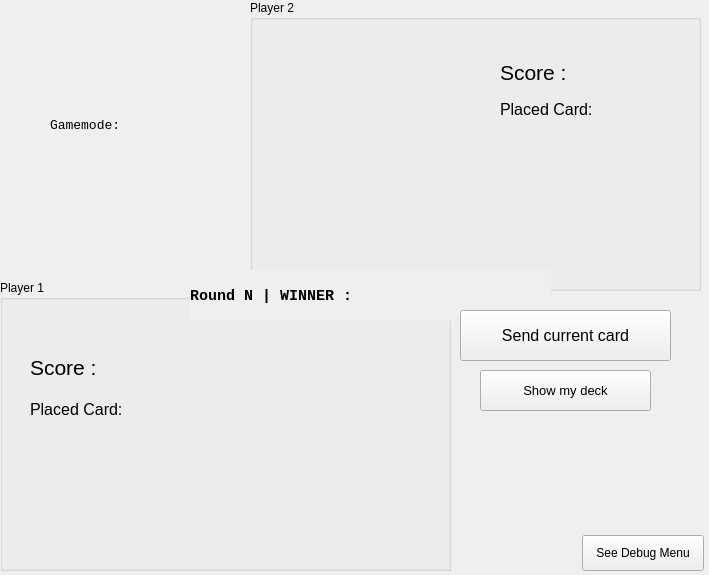
<?xml version="1.0" encoding="UTF-8"?>
<ui version="4.0">
 <class>MainWindow</class>
 <widget class="QMainWindow" name="MainWindow">
  <property name="geometry">
   <rect>
    <x>0</x>
    <y>0</y>
    <width>709</width>
    <height>575</height>
   </rect>
  </property>
  <property name="windowTitle">
   <string>MainWindow</string>
  </property>
  <widget class="QWidget" name="centralwidget">
   <widget class="QGroupBox" name="P1">
    <property name="geometry">
     <rect>
      <x>0</x>
      <y>280</y>
      <width>451</width>
      <height>291</height>
     </rect>
    </property>
    <property name="autoFillBackground">
     <bool>true</bool>
    </property>
    <property name="title">
     <string>Player 1</string>
    </property>
    <property name="flat">
     <bool>false</bool>
    </property>
    <widget class="QLabel" name="placedCardP1_QLabel">
     <property name="geometry">
      <rect>
       <x>30</x>
       <y>120</y>
       <width>121</width>
       <height>16</height>
      </rect>
     </property>
     <property name="font">
      <font>
       <family>Arial</family>
       <pointsize>12</pointsize>
       <weight>50</weight>
       <bold>false</bold>
      </font>
     </property>
     <property name="text">
      <string>Placed Card:</string>
     </property>
     <property name="alignment">
      <set>Qt::AlignLeading|Qt::AlignLeft|Qt::AlignTop</set>
     </property>
     <property name="wordWrap">
      <bool>true</bool>
     </property>
    </widget>
    <widget class="QLabel" name="victoryCountP1_QLabel">
     <property name="geometry">
      <rect>
       <x>30</x>
       <y>65</y>
       <width>170</width>
       <height>45</height>
      </rect>
     </property>
     <property name="font">
      <font>
       <family>Arial</family>
       <pointsize>16</pointsize>
       <weight>50</weight>
       <bold>false</bold>
       <kerning>true</kerning>
      </font>
     </property>
     <property name="text">
      <string>Score : </string>
     </property>
     <property name="alignment">
      <set>Qt::AlignLeading|Qt::AlignLeft|Qt::AlignVCenter</set>
     </property>
     <property name="wordWrap">
      <bool>false</bool>
     </property>
    </widget>
    <widget class="QLabel" name="currentCardDisplayP1_QLabel">
     <property name="geometry">
      <rect>
       <x>280</x>
       <y>50</y>
       <width>161</width>
       <height>221</height>
      </rect>
     </property>
     <property name="text">
      <string/>
     </property>
     <property name="pixmap">
      <pixmap>../../../Resources/data/54.png</pixmap>
     </property>
     <property name="scaledContents">
      <bool>true</bool>
     </property>
     <property name="alignment">
      <set>Qt::AlignCenter</set>
     </property>
     <property name="wordWrap">
      <bool>false</bool>
     </property>
     <property name="margin">
      <number>20</number>
     </property>
     <property name="indent">
      <number>1</number>
     </property>
    </widget>
    <widget class="QLabel" name="currentCardNameP1_QLabel">
     <property name="geometry">
      <rect>
       <x>30</x>
       <y>140</y>
       <width>161</width>
       <height>31</height>
      </rect>
     </property>
     <property name="font">
      <font>
       <family>Arial</family>
       <pointsize>12</pointsize>
       <weight>50</weight>
       <bold>false</bold>
      </font>
     </property>
     <property name="text">
      <string/>
     </property>
     <property name="alignment">
      <set>Qt::AlignLeading|Qt::AlignLeft|Qt::AlignTop</set>
     </property>
     <property name="wordWrap">
      <bool>true</bool>
     </property>
    </widget>
   </widget>
   <widget class="QGroupBox" name="P2">
    <property name="geometry">
     <rect>
      <x>250</x>
      <y>0</y>
      <width>451</width>
      <height>291</height>
     </rect>
    </property>
    <property name="autoFillBackground">
     <bool>true</bool>
    </property>
    <property name="title">
     <string>Player 2</string>
    </property>
    <widget class="QLabel" name="victoryCountP2_QLabel">
     <property name="geometry">
      <rect>
       <x>250</x>
       <y>50</y>
       <width>170</width>
       <height>45</height>
      </rect>
     </property>
     <property name="font">
      <font>
       <family>Arial</family>
       <pointsize>16</pointsize>
       <weight>50</weight>
       <bold>false</bold>
      </font>
     </property>
     <property name="text">
      <string>Score : </string>
     </property>
     <property name="alignment">
      <set>Qt::AlignLeading|Qt::AlignLeft|Qt::AlignVCenter</set>
     </property>
     <property name="wordWrap">
      <bool>true</bool>
     </property>
    </widget>
    <widget class="QLabel" name="currentCardNameP2_QLabel">
     <property name="geometry">
      <rect>
       <x>250</x>
       <y>120</y>
       <width>141</width>
       <height>31</height>
      </rect>
     </property>
     <property name="font">
      <font>
       <family>Arial</family>
       <pointsize>12</pointsize>
       <weight>50</weight>
       <bold>false</bold>
      </font>
     </property>
     <property name="text">
      <string/>
     </property>
     <property name="alignment">
      <set>Qt::AlignLeading|Qt::AlignLeft|Qt::AlignTop</set>
     </property>
     <property name="wordWrap">
      <bool>true</bool>
     </property>
    </widget>
    <widget class="QLabel" name="placedCardP2_QLabel">
     <property name="geometry">
      <rect>
       <x>250</x>
       <y>100</y>
       <width>121</width>
       <height>16</height>
      </rect>
     </property>
     <property name="font">
      <font>
       <family>Arial</family>
       <pointsize>12</pointsize>
       <weight>50</weight>
       <bold>false</bold>
      </font>
     </property>
     <property name="text">
      <string>Placed Card:</string>
     </property>
     <property name="alignment">
      <set>Qt::AlignLeading|Qt::AlignLeft|Qt::AlignTop</set>
     </property>
     <property name="wordWrap">
      <bool>true</bool>
     </property>
    </widget>
    <widget class="QLabel" name="currentCardDisplayP2_QLabel">
     <property name="geometry">
      <rect>
       <x>30</x>
       <y>30</y>
       <width>161</width>
       <height>221</height>
      </rect>
     </property>
     <property name="text">
      <string/>
     </property>
     <property name="pixmap">
      <pixmap>../../../Resources/data/54.png</pixmap>
     </property>
     <property name="scaledContents">
      <bool>true</bool>
     </property>
     <property name="alignment">
      <set>Qt::AlignCenter</set>
     </property>
     <property name="wordWrap">
      <bool>false</bool>
     </property>
     <property name="margin">
      <number>20</number>
     </property>
     <property name="indent">
      <number>1</number>
     </property>
    </widget>
   </widget>
   <widget class="QLabel" name="currentWinner_QLabel">
    <property name="geometry">
     <rect>
      <x>190</x>
      <y>270</y>
      <width>361</width>
      <height>51</height>
     </rect>
    </property>
    <property name="font">
     <font>
      <family>Courier New</family>
      <pointsize>11</pointsize>
      <weight>75</weight>
      <bold>true</bold>
     </font>
    </property>
    <property name="autoFillBackground">
     <bool>true</bool>
    </property>
    <property name="text">
     <string>Round N | WINNER : </string>
    </property>
   </widget>
   <widget class="QPushButton" name="send_QButton">
    <property name="geometry">
     <rect>
      <x>460</x>
      <y>310</y>
      <width>211</width>
      <height>51</height>
     </rect>
    </property>
    <property name="font">
     <font>
      <pointsize>12</pointsize>
     </font>
    </property>
    <property name="text">
     <string>Send current card</string>
    </property>
   </widget>
   <widget class="QPushButton" name="cardVault_QButton">
    <property name="geometry">
     <rect>
      <x>480</x>
      <y>370</y>
      <width>171</width>
      <height>41</height>
     </rect>
    </property>
    <property name="font">
     <font>
      <pointsize>10</pointsize>
     </font>
    </property>
    <property name="text">
     <string>Show my deck</string>
    </property>
   </widget>
   <widget class="QLabel" name="gm_QLabel">
    <property name="geometry">
     <rect>
      <x>50</x>
      <y>100</y>
      <width>151</width>
      <height>51</height>
     </rect>
    </property>
    <property name="font">
     <font>
      <family>Courier New</family>
      <pointsize>10</pointsize>
     </font>
    </property>
    <property name="text">
     <string>Gamemode: </string>
    </property>
    <property name="wordWrap">
     <bool>true</bool>
    </property>
   </widget>
   <widget class="QPushButton" name="seeDebugMenu_QButton">
    <property name="geometry">
     <rect>
      <x>582</x>
      <y>535</y>
      <width>122</width>
      <height>36</height>
     </rect>
    </property>
    <property name="text">
     <string>See Debug Menu</string>
    </property>
   </widget>
  </widget>
 </widget>
 <resources/>
 <connections/>
</ui>
